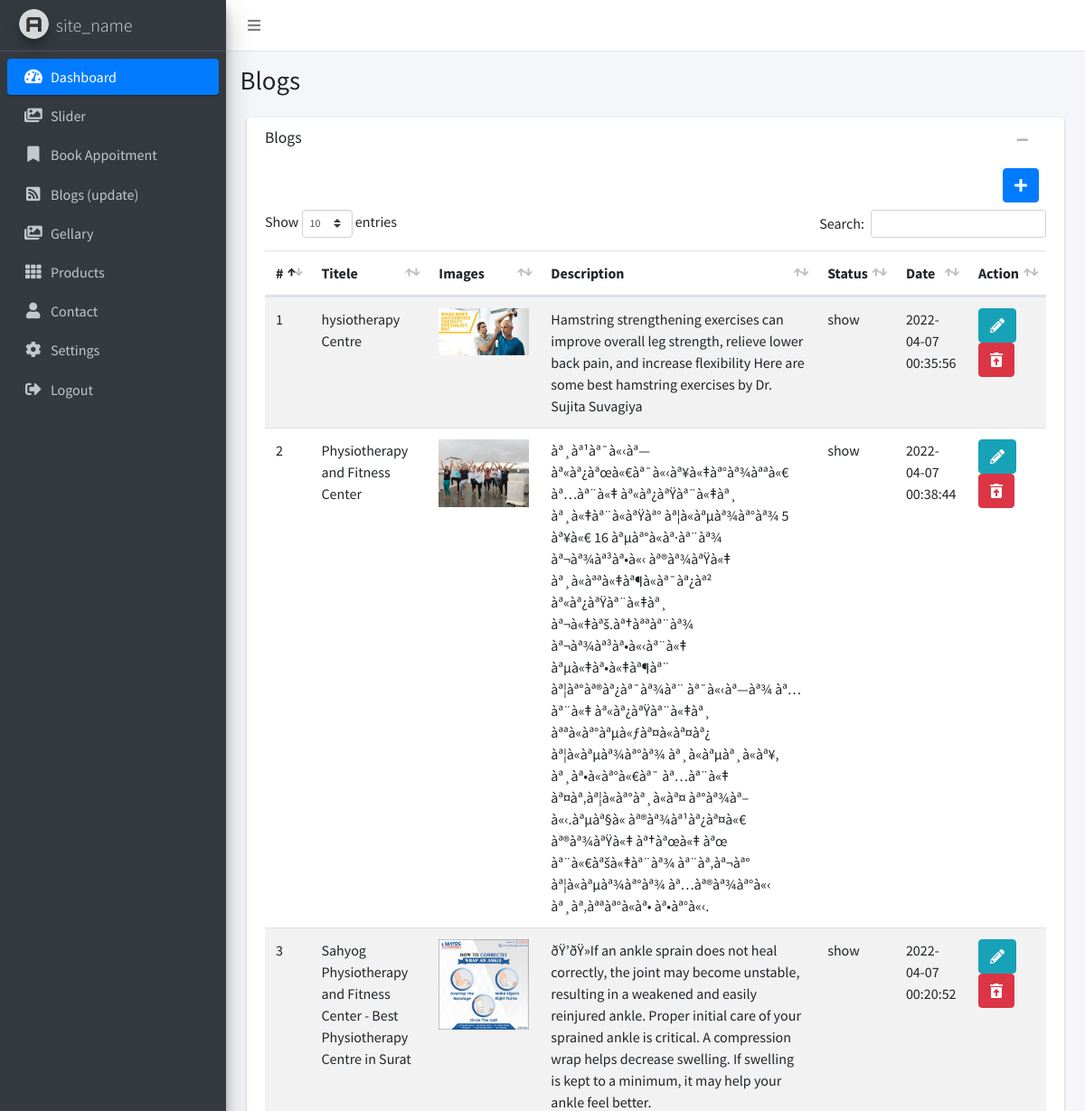
Page /admin/blogs_list.php (signed in, upper part) on the earlier database version.
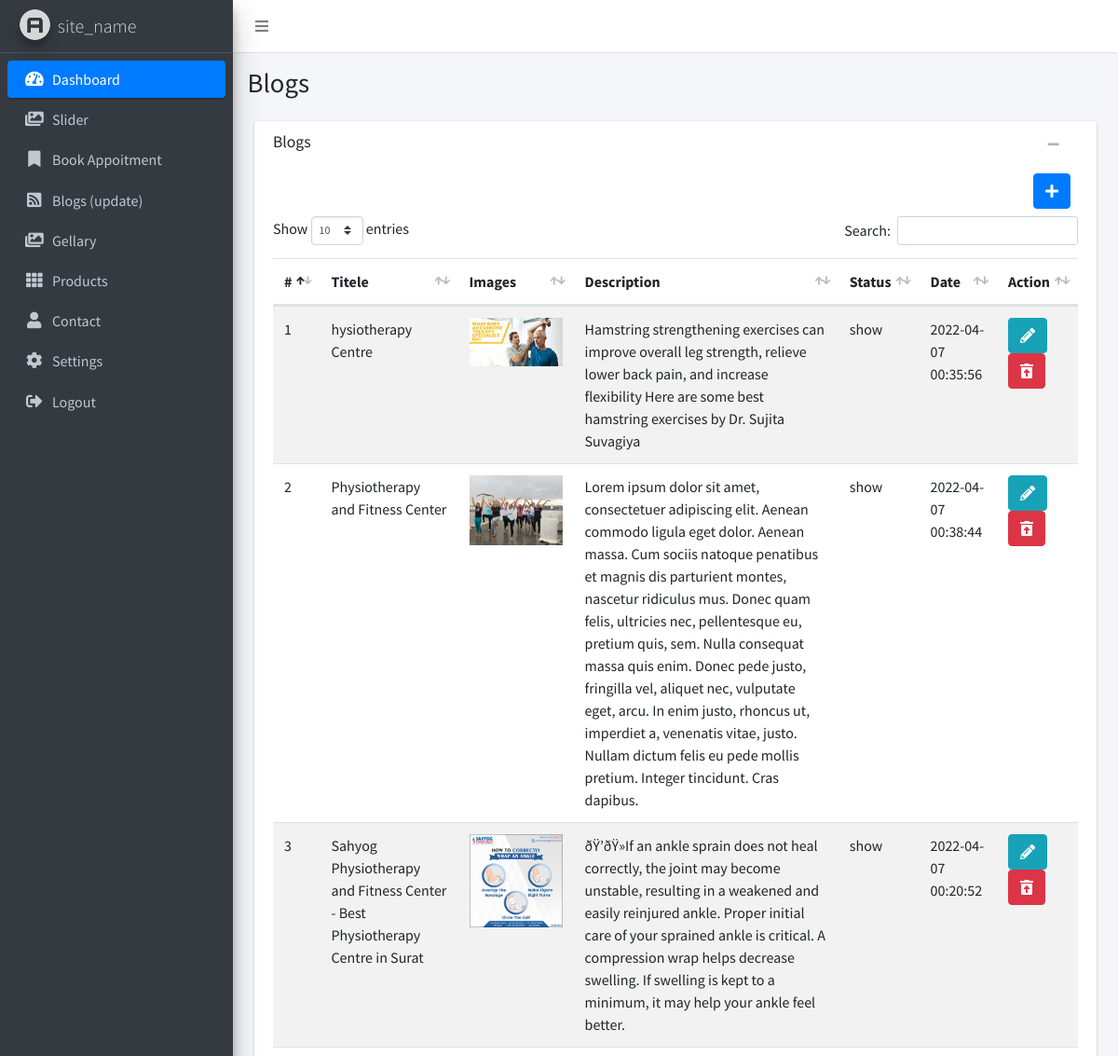
Same page on the later database version.
### tables this page shows
CREATE TABLE IF NOT EXISTS `blogs` (
  `id` int(11) NOT NULL AUTO_INCREMENT,
  `titele` text NOT NULL,
  `description` text NOT NULL,
  `img` text NOT NULL,
  `status` enum('show','hide') NOT NULL,
  `created_at` timestamp NOT NULL,
  `updated_at` timestamp NOT NULL,
  PRIMARY KEY (`id`)
);

### functions.php (called while the page is built, shortened)
<?php
    function gethost()
    {
       return "http://localhost/sahyogphysio";
    }
?>

### admin/blogs_list.php (the view, shortened to what this page needs)
<?php
include '../database.php';
include '../functions.php';
$sqlget = "SELECT * FROM blogs";
$alldata = mysqli_query($conn, $sqlget);
include 'layouts/header.php';
?>
<section class="content-header">
    <div class="container-fluid">
        <div class="row mb-2">
            <div class="col-sm-6">
                <h1>Blogs</h1>
            </div>
        </div>
    </div>
</section>
  <section class="content">
        <div class="container-fluid">
            <div class="col-md-12">
                <div class="card card-default">
                    <div class="card-header">
                        <h3 class="card-title">Blogs</h3>
                        <div class="card-tools">
                            <button type="button" class="btn btn-tool" data-card-widget="collapse"><i class="fas fa-minus"></i></button>
                            <button type="button" class="btn btn-tool" data-card-widget="remove"><i class="fas fa-remove"></i></button>
                        </div>
                    </div>
                    <div class="card-body">
                        <div class="text-right m-2">
                            <a href="blogs_create.php" class="btn btn-primary"><i class="fa fa-plus"></i> </a>
                        </div>
                        <table id="myTable" class="table table-striped">
                            <thead>
                                <tr>
                                    <th>#</th>
                                    <th>Titele</th>
                                    <th>Images</th>
                                    <th>Description</th>
                                    <th>Status</th>
                                    <th>Date</th>
                                    <th>Action</th>
                                </tr>
                            </thead>
                            <tbody>
                               <?php
                            $no=1;
                                if (mysqli_num_rows($alldata) > 0) {
                                    while($row = mysqli_fetch_assoc($alldata)) {
                                    echo '<tr> <td>'.$no++.'</td>'.
                                    '<td>'.$row['titele'].'</td>'.
                                    '<td><img width="100" src="'. gethost() .$row['img'].'" alt="'.$row['titele'].'"></td>'.
                                    '<td>'.$row['description'].'</td>'.
                                    '<td>'.$row['status'].'</td>'.
                                    '<td>'.$row['created_at'].'</td>'.
                                    '<td>
                                        <a href="blogs_edit.php?id='.$row['id'].'" class="btn btn-info"><i class="fas fa-pencil-alt"></i></a>
                                        <form method="post">
                                            <input type="hidden" name="delete_id" value='.$row['id'].'>
                                            <button class="btn btn-danger" name="submit"><i class="fas fa-trash-restore-alt"></i></button>
                                        </form>
                                    </td>'.
                                '</tr>';
                                    }
                                } else {
                                    echo "<tr>
                                    <td colspan='7' style='text-align: center;'>Data Not Found</td></tr>";
                                }
                            ?>
                            </tbody>
                        </table>
                    </div>
                </div>
            </div>
        </div>
    </section>
    <?php include 'layouts/footer.php';?>

Differences in the rows shown:
changed blogs "Physiotherapy and Fitness Center": description "àª¸àª¹àª¯à«‹àª— àª«àª¿àªœà«€àª¯à«‹àª¥à«‡àª°àª¾àªªà«€ àª…àª¨à«‡ àª«àª¿àªŸàª¨à«‡àª¸ àª¸à«‡àª¨à«àªŸàª° àª¦à«àªµàª¾àª°àª¾ 5 àª¥à«€ 16 àªµàª°à«àª·àª¨àª¾ àª¬àª¾àª³àª•à«‹ àª®àª¾àªŸà«‡ àª¸à«àªªà«‡àª¶à«àª¯àª¿àª² àª«àª¿àªŸàª¨à«‡àª¸ àª¬à«‡àªš.àª†àªªàª¨àª¾ àª¬àª¾àª³àª•à«‹àª¨à«‡ àªµà«‡àª•à«‡àª¶àª¨ àª¦àª°àª®àª¿àª¯àª¾àª¨ àª¯à«‹àª—àª¾ àª…àª¨à«‡ àª«àª¿àªŸàª¨à«‡àª¸ àªªà«àª°àªµà«ƒàª¤à«àª¤àª¿ àª¦à«àªµàª¾àª°àª¾ àª¸à«àªµàª¸à«àª¥, àª¸àª•à«àª°à«€àª¯ àª…àª¨à«‡ àª¤àª‚àª¦à«àª°àª¸à«àª¤ àª°àª¾àª–à«‹.àªµàª§à« àª®àª¾àª¹àª¿àª¤à«€ àª®àª¾àªŸà«‡ àª†àªœà«‡ àªœ àª¨à«€àªšà«‡àª¨àª¾ àª¨àª‚àª¬àª° àª¦à«àªµàª¾àª°àª¾ àª…àª®àª¾àª°à«‹ àª¸àª‚àªªàª°à«àª• àª•àª°à«‹." → "Lorem ipsum dolor sit amet, consectetuer adipiscing elit. Aenean commodo ligula eget dolor. Aenean massa. Cum sociis natoque penatibus et magnis dis parturient montes, nascetur ridiculus mus. Donec quam felis, ultricies nec, pellentesque eu, pretium quis, sem. Nulla consequat massa quis enim. Donec pede justo, fringilla vel, aliquet nec, vulputate eget, arcu. In enim justo, rhoncus ut, imperdiet a, venenatis vitae, justo. Nullam dictum felis eu pede mollis pretium. Integer tincidunt. Cras dapibus."
